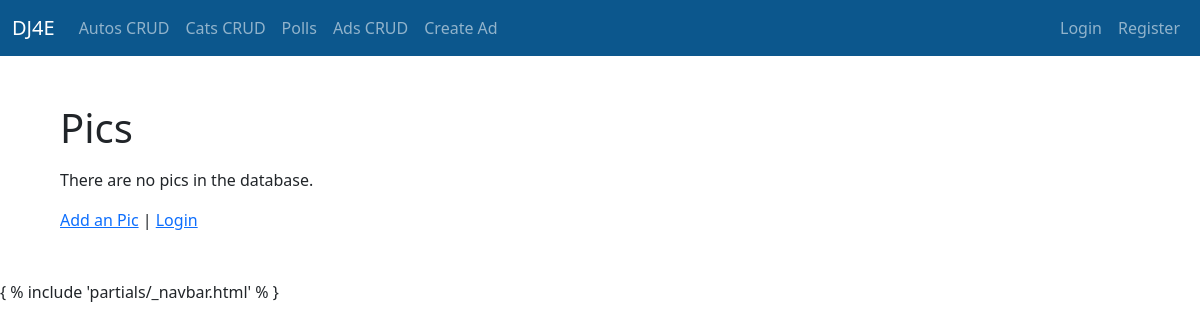
/pics/, run on an earlier commit of the app's database.
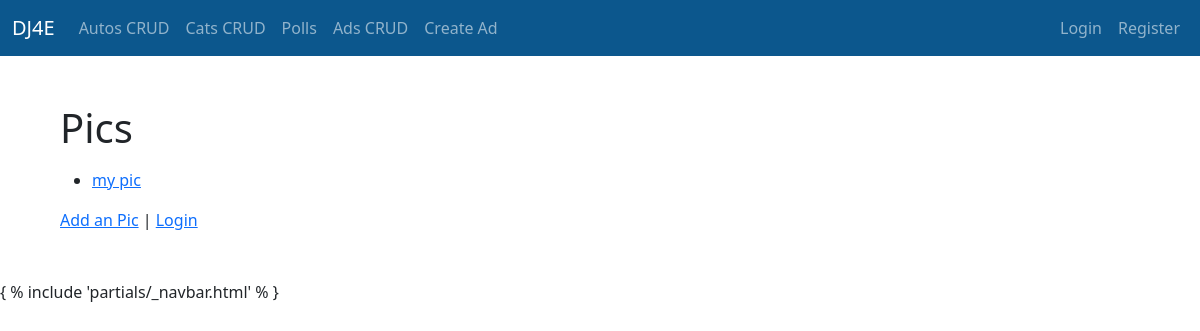
And on a later commit of the database.
### pics/models.py (models this page shows, shortened)
class Pic(models.Model):
    title = models.CharField(
            max_length=200,
            validators=[MinLengthValidator(2, "Title must be greater than 2 characters")]
    )
    text = models.TextField()
    owner = models.ForeignKey(settings.AUTH_USER_MODEL, on_delete=models.CASCADE)
    picture = models.BinaryField(null=True, blank=True, editable=True)
    content_type = models.CharField(max_length=256, null=True, blank=True,
                                    help_text='The MIMEType of the file')
    created_at = models.DateTimeField(auto_now_add=True)
    updated_at = models.DateTimeField(auto_now=True)

### pics/views.py (the view)
# urls.py: path('', views.PicListView.as_view(), name='all'),
class PicListView(OwnerListView):
    model = Pic
    template_name = "pics/pic_list.html"

### home/context_processors.py (called while the page is built)
def settings(request):
    return {
        'settings': django_settings,
    }

### pics/templates/pics/pic_list.html (shortened to what this page needs)
{% extends "base_bootstrap.html" %}
{% block content %}
<h1>Pics</h1>
<p>
{% if pic_list %}
<ul>
  {% for pic in pic_list %}
    <li>
        <a href="{% url 'pics:pic_detail'  pic.id %}">{{ pic.title }}</a>
        </p>
  {% endfor %}
{% else %}
  <p>There are no pics in the database.</p>
{% endif %}
</p>
<p>
<a href="{% url 'pics:pic_create' %}">Add an Pic</a> |
{% if user.is_authenticated %}
<a href="{% url 'logout' %}?next={% url 'pics:all' %}">Logout</a>
{% else %}
<a href="{% url 'login' %}?next={% url 'pics:all' %}">Login</a>
{% endif %}
</p>
{% endblock %}

What changed in the data, as far as the page shows it:
added Pic: title "my pic"
Also different on the page:
text no longer shown: "There are no pics in the database."
